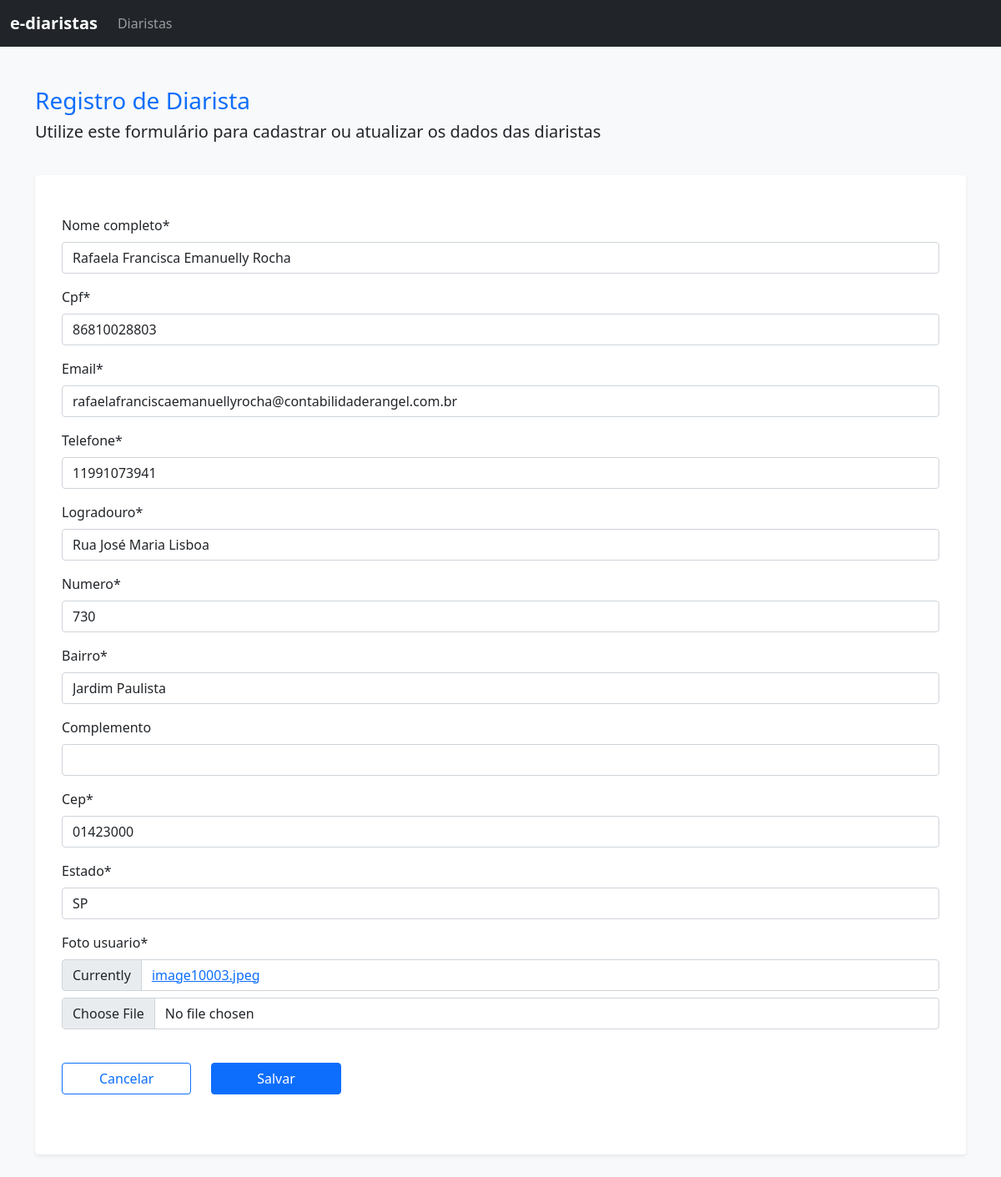
Screenshot of /web/editar_diarista/5 with the database file from the repository.
### web/models.py (models this page shows)
class Diarista(models.Model):
    nome_completo = models.CharField(max_length=100, null=False, blank=False)
    cpf = models.CharField(max_length=11, null=False, blank=False, unique=True)
    email = models.EmailField(null=False, blank=False, unique=True)
    telefone = models.CharField(max_length=11, null=False, blank=False)
    logradouro = models.CharField(max_length=100, null=False, blank=False)
    numero = models.IntegerField(null=False, blank=False)
    bairro = models.CharField(max_length=100, null=False, blank=False)
    complemento = models.CharField(max_length=100, null=False, blank=True)
    cep = models.CharField(max_length=8, null=False, blank=False)
    estado = models.CharField(max_length=2, null=False, blank=False)
    codigo_ibge = models.IntegerField(null=False, blank=False)
    foto_usuario = models.ImageField(null=False)

### web/views.py (the view)
# urls.py: path('editar_diarista/<int:diarista_id>', editar_diarista, name='editar_diarista'),
def editar_diarista(request, diarista_id):
    diarista = Diarista.objects.get(id=diarista_id)
    if request.method == 'POST':
        form_diarista = diarista_form.DiaristaForm(request.POST or None, request.FILES, instance=diarista)
        if form_diarista.is_valid():
            form_diarista.save()
            return redirect('listar_diaristas')
    else:
        form_diarista = diarista_form.DiaristaForm(instance=diarista)
    return render(request, 'form_diarista.html', {'form_diarista': form_diarista})

### web/forms/diarista_form.py (shortened to what this page needs)
class DiaristaForm(forms.ModelForm):
    cpf = forms.CharField(widget=forms.TextInput(attrs={'data-mask': '000.000.000-00'}))
    cep = forms.CharField(widget=forms.TextInput(attrs={'data-mask': '00000-000'}))
    telefone = forms.CharField(widget=forms.TextInput(attrs={'data-mask': '(00) 00000-0000'}))
    class Meta:
        model = Diarista
        exclude = ('codigo_ibge',)

### web/templates/form_diarista.html (shortened to what this page needs)
{% extends 'base.html' %}
{% load crispy_forms_tags %}
{% block conteudo %}
<h3 class="pb-2 mb-0 text-primary">Registro de Diarista</h3>
<h5 class="pb-4 mb-0 fw-light">Utilize este formulário para cadastrar ou atualizar os dados das diaristas</h5>
<div class="my-3 p-3 bg-body rounded shadow-sm">
    <div class="my-3 p-3">
        <form method="post" enctype="multipart/form-data">
            {{form_diarista|crispy}}
            <div class="row">
                <div class="py-4 d-grid col col-lg-2">
                    <a href="{% url 'listar_diaristas' %}" class="btn btn-outline-primary" role="button">Cancelar</a>
                </div>
                <div class="py-4 d-grid col col-lg-2">
                    <button type="submit" class="btn btn-primary">Salvar</button>
                </div>
            </div>
        </form>
    </div>
</div>
{% endblock conteudo %}

### rows the page displays
Diarista: nome_completo "Rafaela Francisca Emanuelly Rocha", cpf "86810028803", email "rafaelafranciscaemanuellyrocha@contabilidaderangel.com.br", telefone "11991073941", logradouro "Rua José Maria Lisboa", numero "730", bairro "Jardim Paulista", cep "01423000", estado "SP"
